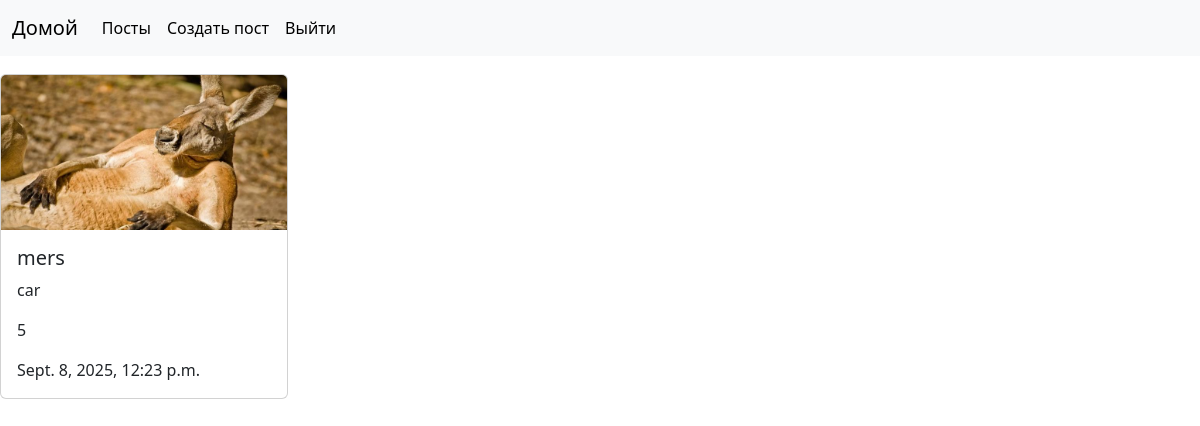
/posts/1/ (signed in), run on the app's committed database.
### posts/models.py (models this page shows, shortened)
class Post(models.Model):
    image = models.ImageField(null=True,blank=True)
    title = models.CharField(max_length=200)
    content = models.CharField(max_length=550, null=True, blank = True)
    rate = models.IntegerField(default=0)
    created_at = models.DateTimeField(auto_now_add=True, null=True)
    updated_at = models.DateTimeField(auto_now = True, null=True)
    category = models.ForeignKey(Category, on_delete=models.CASCADE, null=True, blank=True)
    tags = models.ManyToManyField(Tag, blank=True)

### posts/views.py (the view)
@login_required(login_url="/login/")
def post_detail_view(request, post_id):
    if request.method =="GET":
        post = Post.objects.get(id=post_id)
        return render(request, "posts/post_detail.html", context={"post": post})

### posts/templates/posts/post_detail.html
{% extends 'base.html' %}
{% load static %}
{% block content %}
<div class="card" style="width: 18rem; margin-top: 18px;">
    {% if post.image %}
  <img class="card-img-top" src="{{post.image.url}}" alt="Card image cap">
  {% else %}
    <img class="card-img-top" src="{% static 'Placeholder_view_vector.svg.png' %}" alt="Card image cap">
  {% endif %}
  <div class="card-body">
    <h5 class="card-title">{{ post.title }}</h5>
    <p class="card-text">{{ post.content }}</p>
    <p class="card-text">{{ post.rate }}</p>
     <p class="card-text">{{ post.created_at }}</p>
  </div>
</div>
{% endblock %}

### data on the page
Post: image (picture), title "mers", content "car", rate "5", created_at "Sept. 8, 2025, 12:23 p.m."
